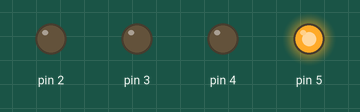
Recording of a sketch running on a simulated Arduino Uno, built with avr-gcc and run on an emulated ATmega328P. On the bench: output pins drawn as LEDs (lit = HIGH). Pins used as bus, display or sensor lines are not drawn.

Above: at 0.1 s.
At 0.5 s:
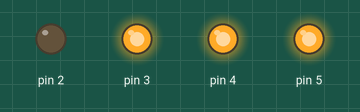
At 0.9 s:
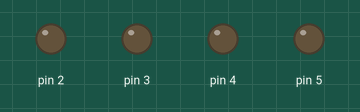
At 1.3 s:
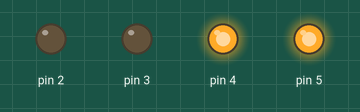
At 2.7 s:
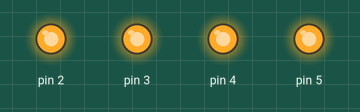
Timing chart, 0 to 3.0 s (numbered marks = the images above):
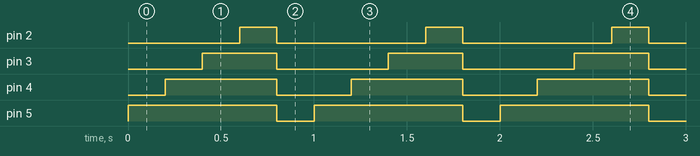

Measured:
- by itself, pin 2: alternates HIGH for 0.20 s and LOW for 0.80 s
- by itself, pin 3: alternates HIGH for 0.40 s and LOW for 0.60 s
- by itself, pin 4: alternates HIGH for 0.60 s and LOW for 0.40 s
- by itself, pin 5: alternates HIGH for 0.80 s and LOW for 0.20 s

The sketch:

Register_Control_Right_To_Left_Sequence.ino
```cpp
/*
 * Praktikum 5
 * Aswin Saputra
 * 31 1221 000 6
 * LED SEquence dari KANAN --> KIRI
 * LED menyala Berurutan
 * LED_4    LED_3   LED_2   LED_1
 * on       off     off     off
 * on       on      off     off
 * on       on      on      off
 * on       on      on      on
 * dan berulang
 */

void setup() {
  DDRD |= 0x3E;
}
void loop() {
  for (byte ii = 1; ii <= 4; ++ii) {
    PORTD |= 0x04 <<3;
    delay(200);
    PORTD |= (PORTD >> 1);
    if (ii == 4) {
      PORTD &= 0x00;
      delay(200);
    }
  }
}
```
